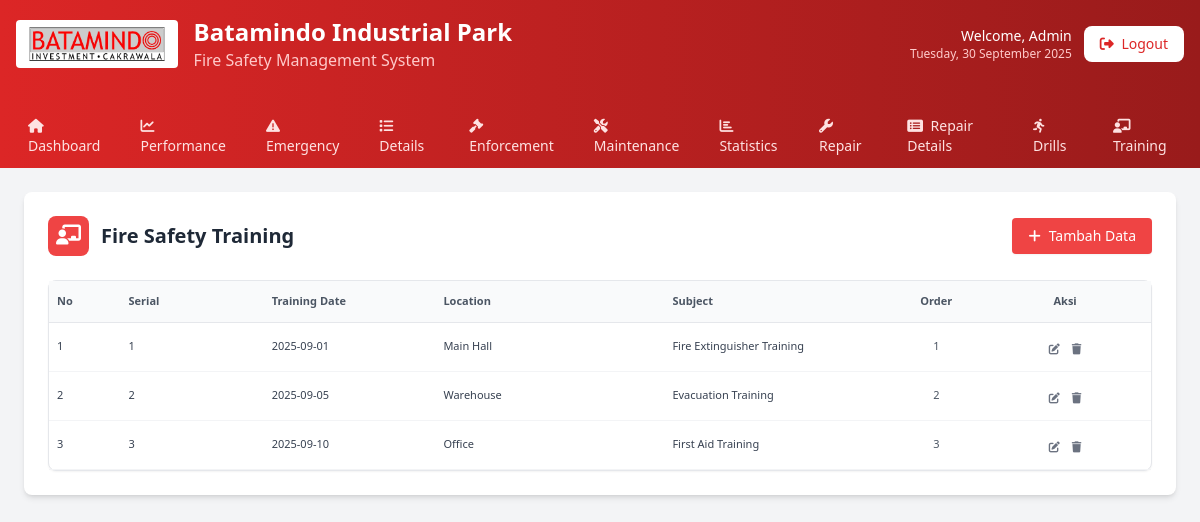
Screenshot of /admin/firesafety/training.php (signed in) with the database file from the repository.
### tables this page shows
CREATE TABLE fire_safety_training (
    id INT AUTO_INCREMENT PRIMARY KEY,
    serial_number INT NOT NULL,
    training_date DATE NOT NULL,
    location VARCHAR(255) NOT NULL,
    subject VARCHAR(255) NOT NULL,
    display_order INT DEFAULT 0,
    is_active TINYINT(1) DEFAULT 1
);

### admin/firesafety/training.php (the view, shortened to what this page needs)
<?php
require_once 'template_header.php';
$list = array();
$result = mysqli_query($conn, "SELECT * FROM fire_safety_training WHERE is_active = 1 ORDER BY display_order ASC, training_date DESC");
if ($result) {
    while ($row = mysqli_fetch_assoc($result)) {
        $list[] = $row;
    }
}
?>
<!DOCTYPE html>
<html lang="id">
<head>
    <script src="https://cdn.tailwindcss.com"></script>
    <link rel="stylesheet" href="https://cdnjs.cloudflare.com/ajax/libs/font-awesome/6.4.0/css/all.min.css">
</head>
<body class="bg-gray-100">
<div class="min-h-screen p-6">
    <div class="bg-white rounded-lg shadow-md p-6 mb-6">
        <div class="flex justify-between items-center mb-6">
            <div class="flex items-center space-x-3">
                <div class="bg-red-500 p-2 rounded-lg">
                    <i class="fas fa-chalkboard-teacher text-white text-xl"></i>
                </div>
                <h1 class="text-xl font-bold text-gray-800">Fire Safety Training</h1>
            </div>
            <button onclick="document.getElementById('modalAdd').classList.remove('hidden')"
                class="bg-red-500 hover:bg-red-600 text-white text-sm px-4 py-2 rounded transition duration-200 flex items-center gap-2 shadow-sm">
                <i class="fas fa-plus"></i>
                <span>Tambah Data</span>
            </button>
        </div>
        <div class="bg-white rounded-lg shadow-sm border border-gray-200">
            <div class="overflow-x-auto">
                <table class="w-full table-fixed">
                    <thead>
                        <tr class="bg-gray-50 border-b border-gray-200">
                            <th class="w-10 py-3 px-2 text-left text-[11px] font-semibold text-gray-600">No</th>
                            <th class="w-20 py-3 px-2 text-left text-[11px] font-semibold text-gray-600">Serial</th>
                            <th class="w-24 py-3 px-2 text-left text-[11px] font-semibold text-gray-600">Training Date</th>
                            <th class="w-32 py-3 px-2 text-left text-[11px] font-semibold text-gray-600">Location</th>
                            <th class="w-32 py-3 px-2 text-left text-[11px] font-semibold text-gray-600">Subject</th>
                            <th class="w-12 py-3 px-2 text-center text-[11px] font-semibold text-gray-600">Order</th>
                            <th class="w-24 py-3 px-2 text-center text-[11px] font-semibold text-gray-600">Aksi</th>
                        </tr>
                    </thead>
                    <tbody>
                        <?php $no=1; foreach ($list as $row) { ?>
                        <tr class="border-b border-gray-100 hover:bg-gray-50">
                            <td class="py-2 px-2 text-[11px] text-gray-700"><?php echo $no++; ?></td>
                            <td class="py-2 px-2 text-[11px] text-gray-700"><?php echo $row['serial_number']; ?></td>
                            <td class="py-2 px-2 text-[11px] text-gray-700"><?php echo $row['training_date']; ?></td>
                            <td class="py-2 px-2 text-[11px] text-gray-700 font-medium truncate" title="<?php echo htmlspecialchars($row['location']); ?>"><?php echo htmlspecialchars($row['location']); ?></td>
                            <td class="py-2 px-2 text-[11px] text-gray-700 truncate" title="<?php echo htmlspecialchars($row['subject']); ?>"><?php echo htmlspecialchars($row['subject']); ?></td>
                            <td class="py-2 px-2 text-[11px] text-gray-600 text-center"><?php echo $row['display_order']; ?></td>
                            <td class="py-2 px-2 text-center flex justify-center space-x-1">
                                <button onclick="document.getElementById('modalEdit<?php echo $row['id']; ?>').classList.remove('hidden')"
                                    class="p-1 text-gray-500 hover:text-red-500 transition-colors">
                                    <i class="fas fa-edit text-[11px]"></i>
                                </button>
                                <a href="?delete_id=<?php echo $row['id']; ?>" onclick="return confirm('Yakin hapus data ini?')" class="p-1 text-gray-500 hover:text-red-500 transition-colors">
                                    <i class="fas fa-trash text-[11px]"></i>
                                </a>
                            </td>
                        </tr>
<?php } ?>
                    </tbody>
                </table>
            </div>
        </div>
    </div>
</div>
</body>
</html>

### rows the page displays
fire_safety_training: serial_number "1", training_date "2025-09-01", location "Main Hall", subject "Fire Extinguisher Training", display_order "1"
fire_safety_training: serial_number "2", training_date "2025-09-05", location "Warehouse", subject "Evacuation Training", display_order "2"
fire_safety_training: serial_number "3", training_date "2025-09-10", location "Office", subject "First Aid Training", display_order "3"
